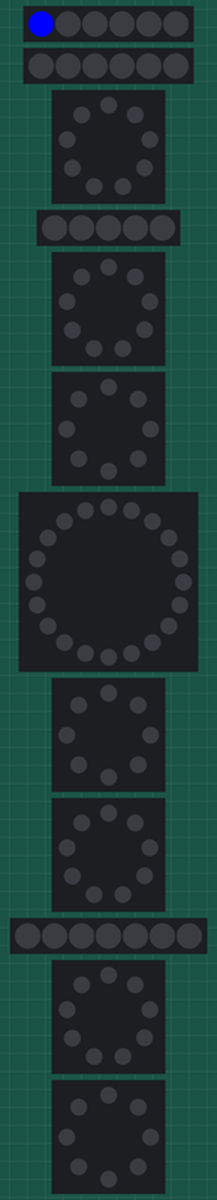
Recording of a sketch running on a simulated Arduino Uno, built with avr-gcc and run on an emulated ATmega328P. Parts: 2 × 6 RGB LEDs in strip order, left to right, 4 × 9 RGB LEDs in a ring, first at the top, clockwise, 5 RGB LEDs in strip order, left to right, 3 × 8 RGB LEDs in a ring, first at the top, clockwise, 20 RGB LEDs in a ring, first at the top, clockwise, 7 RGB LEDs in strip order, left to right.

Above: at 0.17 s.
At 2.94 s:
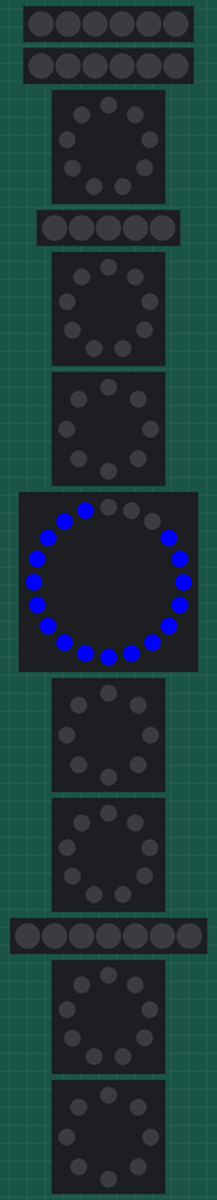
At 5.6 s:
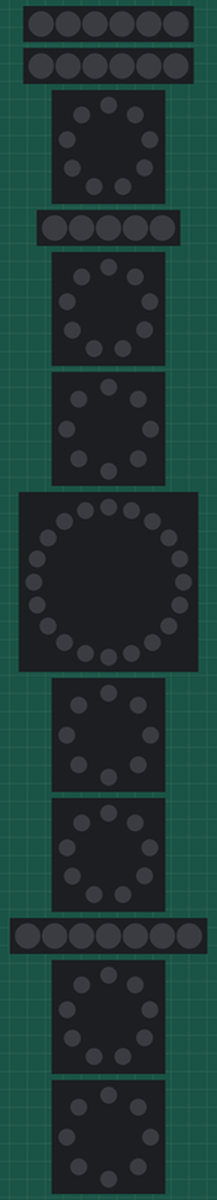
At 13.73 s:
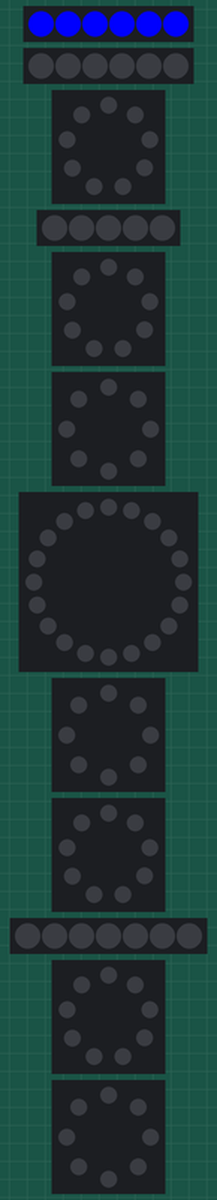
At 14.95 s:
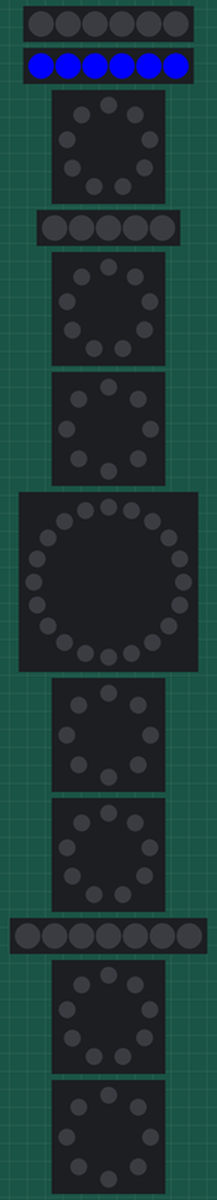
At 16.21 s:
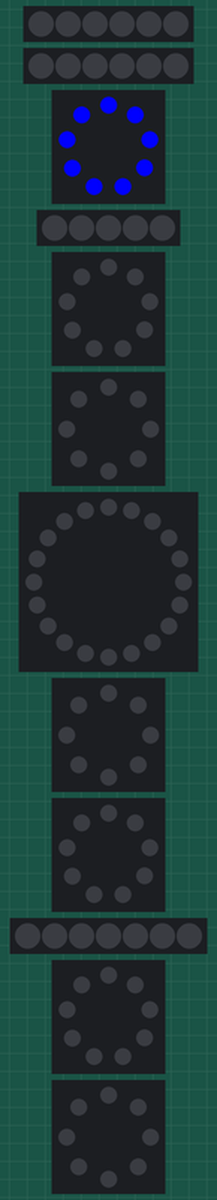
Timing chart, 0 to 40.0 s (numbered marks = the images above):
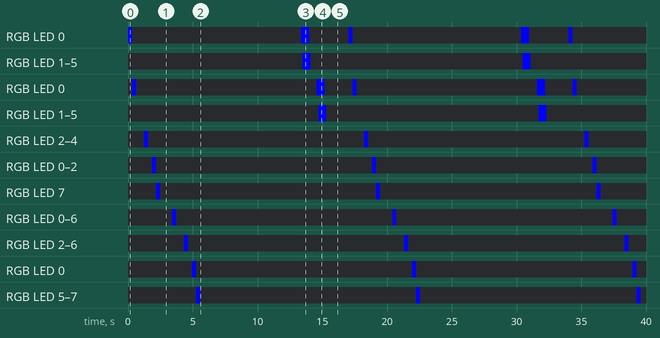

The sketch:

main.ino
```cpp
#include <Adafruit_NeoPixel.h>

#define numOfStrips 28
#define numOfPots 3
#define numOfRings 3

String buffer = "";
int pots[] = {0,0,0};
Adafruit_NeoPixel strips[] = {Adafruit_NeoPixel(6, 28),
                                Adafruit_NeoPixel(6, 29),
                                Adafruit_NeoPixel(9, 2),
                                Adafruit_NeoPixel(5, 3),
                                Adafruit_NeoPixel(9, 4),
                                Adafruit_NeoPixel(8, 5),
                                Adafruit_NeoPixel(20, 6),
                                Adafruit_NeoPixel(8, 7),
                                Adafruit_NeoPixel(9, 8),
                                Adafruit_NeoPixel(7, 9),
                                Adafruit_NeoPixel(9, 10),
                                Adafruit_NeoPixel(8, 11),
                                Adafruit_NeoPixel(8, 12),
                                Adafruit_NeoPixel(20, 13),
                                Adafruit_NeoPixel(8, 14),
                                Adafruit_NeoPixel(11, 15),
                                Adafruit_NeoPixel(8, 16),
                                Adafruit_NeoPixel(11, 17),
                                Adafruit_NeoPixel(8, 18),
                                Adafruit_NeoPixel(8, 19),
                                Adafruit_NeoPixel(11, 20),
                                Adafruit_NeoPixel(8, 21),
                                Adafruit_NeoPixel(11, 22),
                                Adafruit_NeoPixel(8, 23),
                                Adafruit_NeoPixel(9, 24),
                                Adafruit_NeoPixel(9, 25),
                                Adafruit_NeoPixel(9, 26),
                                Adafruit_NeoPixel(9, 27),
                                };

Adafruit_NeoPixel rings[] = {Adafruit_NeoPixel(24, 30),
                                Adafruit_NeoPixel(24, 31),
                                Adafruit_NeoPixel(24, 32),
                                };

void setup() {
  Serial.begin(9600);

  //INIT POTS
  pinMode(A0, OUTPUT);
  pinMode(A1, OUTPUT);
  pinMode(A2, OUTPUT);
  pots[0] = analogRead(A0);
  pots[1] = analogRead(A1);
  pots[2] = analogRead(A2);

  //INIT STRIPS
  for(int i = 0; i<numOfStrips; i++){
    strips[i].begin();
    strips[i].show();
  }

  //INIT RINGS
  for(int i = 0; i<numOfRings; i++){
    rings[i].begin();
    rings[i].show();
  }
}

void loop() {
  //READ ANY COMMANDS FROM THE PI
  while(Serial.available() > 0){
    char newChar = Serial.read();
    buffer += newChar;
    if(newChar == '\n'){
      handleCommand(buffer);
      buffer = "";
    }
  }

  //SEND NEW VALUES IF THEY ARE NEW
  /*int newPot0 = analogRead(A0);
  if(abs(pot0 - newPot0) < 20){
    Serial.print("P:0:");
    Serial.println(newPot0);
  }*/
  //TEST STRIPS
  for(int i = 0; i<numOfStrips; i++){
    pulseStrip(i,0,0,255);
    pulseStrip(i,0,0,0);
  }

  //TEST RINGS
  for(int i = 0; i<numOfRings; i++){
    pulseRing(i,0,0,255);
    pulseRing(i,0,0,0);
  }
}

void handleCommand(String cmd){
  //Handle the command
}

void pulseStrip(int stripId, int r, int g, int b){
  for(int i = 0; i<strips[stripId].numPixels(); i++){
    strips[stripId].setPixelColor(i,r,g,b);
    strips[stripId].show();
    delay(25);
  }
}

void pulseRing(int ringId, int r, int g, int b){
  for(int i = 0; i<rings[ringId].numPixels(); i++){
    strips[ringId].setPixelColor(i,r,g,b);
    strips[ringId].show();
    delay(25);
  }
}
```

Measured:
- by itself, RGB LED 0: repeats every 17.0 s: off 13.0 s, RGB(0, 0, 255) 0.61 s, off 3.1 s, RGB(0, 0, 255) 0.31 s
- by itself, RGB LED 1–5, RGB LED 1–5: alternates RGB(0, 0, 255) for 0.61 s and off for 16.4 s
- by itself, RGB LED 0: repeats every 17.0 s: off 14.0 s, RGB(0, 0, 255) 0.61 s, off 2.1 s, RGB(0, 0, 255) 0.31 s
- by itself, RGB LED 2–4, RGB LED 0–2, RGB LED 7, RGB LED 0–6, RGB LED 2–6, RGB LED 0, RGB LED 5–7: alternates RGB(0, 0, 255) for 0.31 s and off for 16.7 s
- what the display in image 2 shows lasts 7.8 s, from 5.6 s to 13.4 s
- what the display in image 3 shows lasts 0.5 s, from 13.5 s to 14.0 s
- what the display in image 5 shows lasts 0.4 s, from 16.0 s to 16.4 s
